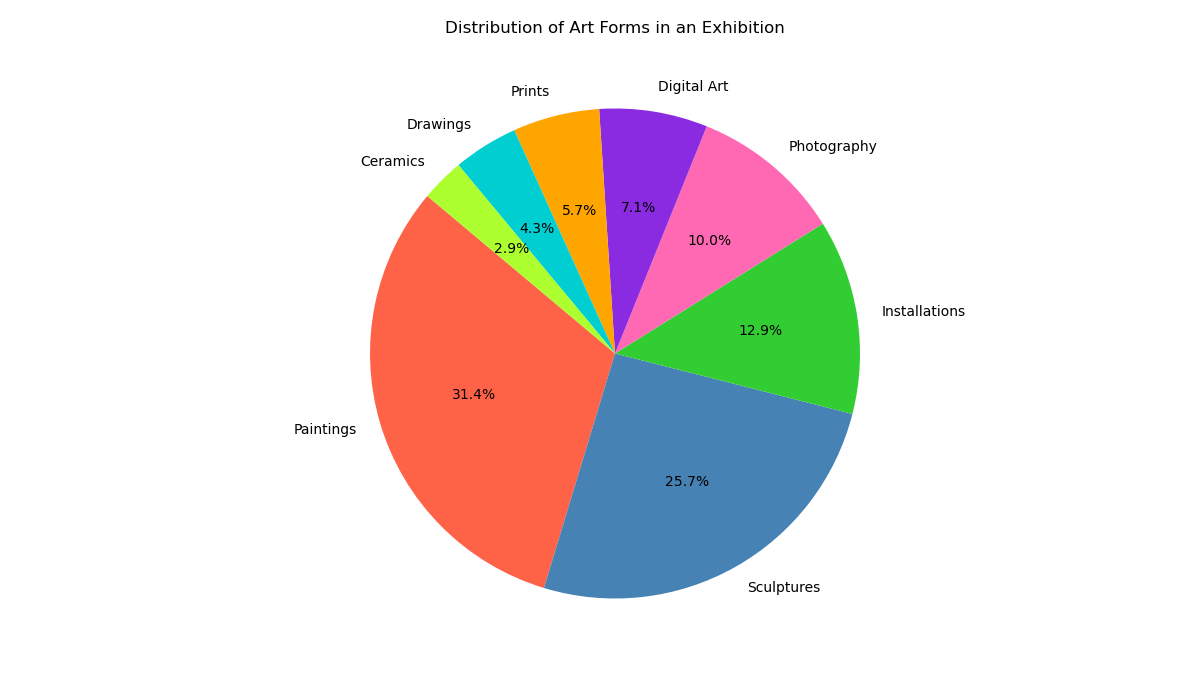

Source code (Python):

import matplotlib.pyplot as plt

# Data to plot
labels = 'Paintings', 'Sculptures', 'Installations', 'Photography', 'Digital Art', 'Prints', 'Drawings', 'Ceramics'
sizes = [220, 180, 90, 70, 50, 40, 30, 20]
colors = ['#ff6347', '#4682b4', '#32cd32', '#ff69b4', '#8a2be2', '#ffa500', '#00ced1', '#adff2f']

# Change the size of the figure (width, height)
plt.figure(figsize=(12, 7))

# Plot
plt.pie(sizes, labels=labels, colors=colors, autopct='%1.1f%%', startangle=140)

plt.title('Distribution of Art Forms in an Exhibition', y=1.08)
plt.axis('equal')  # Equal aspect ratio ensures that pie is drawn as a circle.
plt.show()
